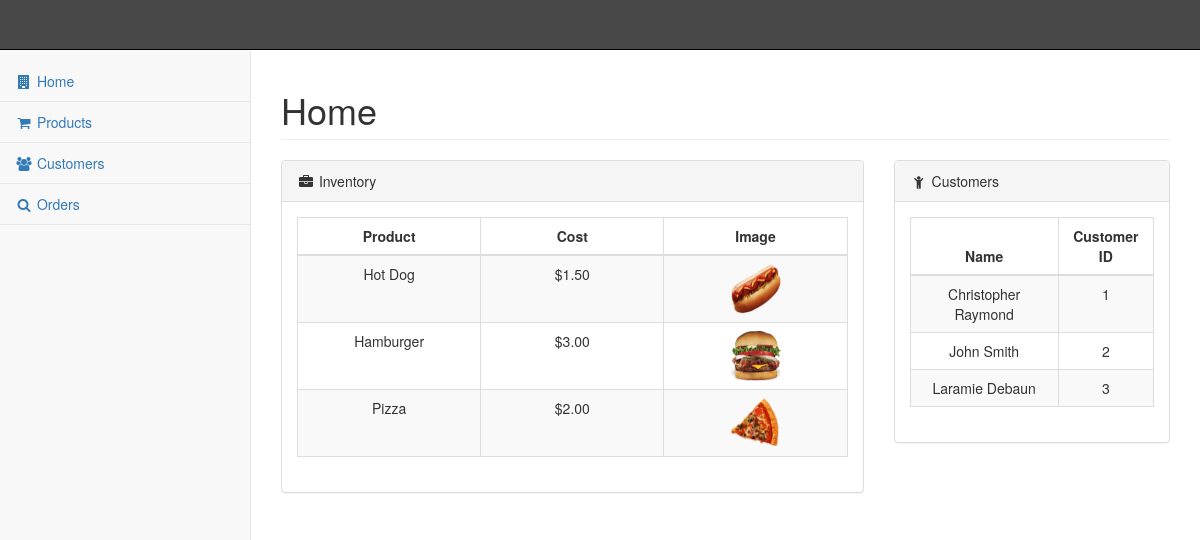
The page / on the database its author committed.
### tables this page shows
CREATE TABLE IF NOT EXISTS `product` (
  `PRODUCT_ID` int NOT NULL AUTO_INCREMENT,
  `DESCRIPTION` varchar(256) NOT NULL,
  `TYPE` enum('APPETIZER','SALAD','BEVERAGE','MAINDISH','DESSERT') NOT NULL,
  `QUANTITY` int NOT NULL,
  `COST` varchar(10) NOT NULL,
  `PRODUCT_IMAGE` varchar(256) NOT NULL,
  PRIMARY KEY (`PRODUCT_ID`)
);

CREATE TABLE IF NOT EXISTS `customer` (
  `NAME` varchar(254) NOT NULL,
  `PHONENO` varchar(12) NOT NULL,
  `ADDRESS` varchar(256) NOT NULL,
  `EMAIL` varchar(100) NOT NULL,
  `USERNAME` varchar(12) NOT NULL,
  `PASSWORD` varchar(12) NOT NULL,
  `CREATEDDATE` datetime NOT NULL,
  `IDNUMBER` int NOT NULL AUTO_INCREMENT,
  PRIMARY KEY (`IDNUMBER`),
  UNIQUE KEY `EMAIL_UNIQUE` (`EMAIL`)
);

### index.php (the view, shortened to what this page needs)
<?php include_once ($_SERVER['DOCUMENT_ROOT'].'/pages/header.php'); ?>
<div id="page-wrapper">
    <div class="row">
        <div class="col-lg-12">
            <h1 class="page-header">Home</h1>
        </div>
    </div>
    <div class="row">
        <div class="col-lg-8">
            <div class="panel panel-default">
                <div class="panel-heading">
                    <i class="fa fa-briefcase fa-fw"></i> Inventory
                </div>
                <div class="panel-body">
                    <table id="products" class="table table-striped table-bordered"><?php
							$query = "SELECT product_id, description, type, quantity, cost, product_image FROM PRODUCT WHERE QUANTITY > 0 ORDER BY product_id ASC";
							$result = $mysqli->query($query);
				            echo "<thead>";
					        	echo "<th style='text-align:center' width=\"" . 100/mysqli_num_fields($result) . "%\">Product</th>";
	        					echo "<th style='text-align:center' width=\"" . 100/mysqli_num_fields($result) . "%\">Cost</th>";
	            				echo "<th style='text-align:center' width=\"" . 100/mysqli_num_fields($result) . "%\">Image</th></tr>";
				            echo "</thead>";
				            echo "<tbody>";
				            	while($row = mysqli_fetch_array($result)){
				                  	echo "<tr>";
				                  	echo "<td align='center'>" . $row['description'] . "</td>";
				                  	echo "<td align='center'>$" . $row['cost'] . "</td>";
				                  	echo "<td align='center'><img src=\"/images/" . $row['product_image'] . "\" alt=\"" . $row['description'] . "\" style=\"width:50px;height:50px\"></td>";
				                  	echo "</tr>";
				                  }
			                  ?>
			            </tbody>
					</table>
                </div>
            </div>
        </div>
        <div class="col-lg-4">
            <div class="panel panel-default">
                <div class="panel-heading">
                    <i class="fa fa-child fa-fw"></i> Customers
                </div>
                <div class="panel-body">
					<table id="history" class="table table-striped table-bordered"><?php
						$query = "SELECT name, idnumber FROM CUSTOMER ORDER BY IDNUMBER ASC";
						$result = $mysqli->query($query);
				        echo "<thead>";
					      	echo "<th style='text-align:center' width=\"" . 2*(100/(mysqli_num_fields($result)+2)) . "%\">Name</th>";
	            			echo "<th style='text-align:center' width=\"" . 100/(mysqli_num_fields($result)+2) . "%\">Customer ID</th></tr>";
				        echo "</thead>";
				        echo "<tbody>";
				          	while($row = mysqli_fetch_array($result)){
				               	echo "<tr>";
				               	echo "<td align='center'>" . $row['name'] . "</td>";
				               	echo "<td align='center'>" . $row['idnumber'] . "</td>";
							}
			                  ?>
			            </tbody>
					</table>
                </div>
            </div>
        </div>
    </div>
</div>
<?php
include_once ($_SERVER['DOCUMENT_ROOT'].'/pages/footer.php');
?>

### pages/header.php (shortened to what this page needs)
<!DOCTYPE html>
<html lang="en">
<head>
    <link href="/vendor/fabapp/fabapp.css?=v3" rel="stylesheet">
    <link href="/vendor/bootstrap/css/bootstrap.min.css" rel="stylesheet">
    <link href="/vendor/bootstrap/css/bootstrap.css" rel="stylesheet">
    <link href="/vendor/datatables/css/dataTables.min.css" rel="stylesheet">
    <link href="/vendor/datatables/css/dataTables.bootstrap.css" rel="stylesheet">
    <link href="/vendor/jquery/jquery.dataTables.min.css" rel="stylesheet">
    <link href="/vendor/metisMenu/metisMenu.min.css" rel="stylesheet">
    <link href="/vendor/blackrock-digital/css/sb-admin-2.css?=v8" rel="stylesheet">
    <link href="/vendor/morrisjs/morris.css" rel="stylesheet">
    <link href="/vendor/font-awesome/css/font-awesome.min.css?=v1" rel="stylesheet" type="text/css">
</head>
<body>
    <div id="wrapper">
        <nav class="navbar navbar-default navbar-static-top" role="navigation" style="margin-bottom: 0" id='navbar'>
            <div class="navbar-default sidebar" role="navigation">
                <div class="sidebar-nav navbar-collapse">
                    <ul class="nav" id="side-menu">
                        <li>
                            <a href="/index.php"><i class="fa fa-building fa-fw"></i> Home</a>
                        </li>
                        <li>
                            <a href="/pages/products.php"><i class="fa fa-shopping-cart fa-fw"></i> Products</a>
                        </li>
                        <li>
                            <a href="/pages/customer.php"><i class="fa fa-users fa-fw"></i> Customers</a>
                        </li>
                        <li>
                            <a href="/pages/orders.php"><i class="fa fa-search fa-fw"></i> Orders</a>
                        </li>
                    </ul>
                </div>
            </div>
        </nav>

### pages/footer.php (shortened to what this page needs)
    </div>
</body>
</html>

### rows shown on the page
product: DESCRIPTION "Hot Dog", COST "1.50", PRODUCT_IMAGE (picture)
product: DESCRIPTION "Hamburger", COST "3.00", PRODUCT_IMAGE (picture)
product: DESCRIPTION "Pizza", COST "2.00", PRODUCT_IMAGE (picture)
customer: NAME "Christopher Raymond", IDNUMBER "1"
customer: NAME "John Smith", IDNUMBER "2"
customer: NAME "Laramie Debaun", IDNUMBER "3"
